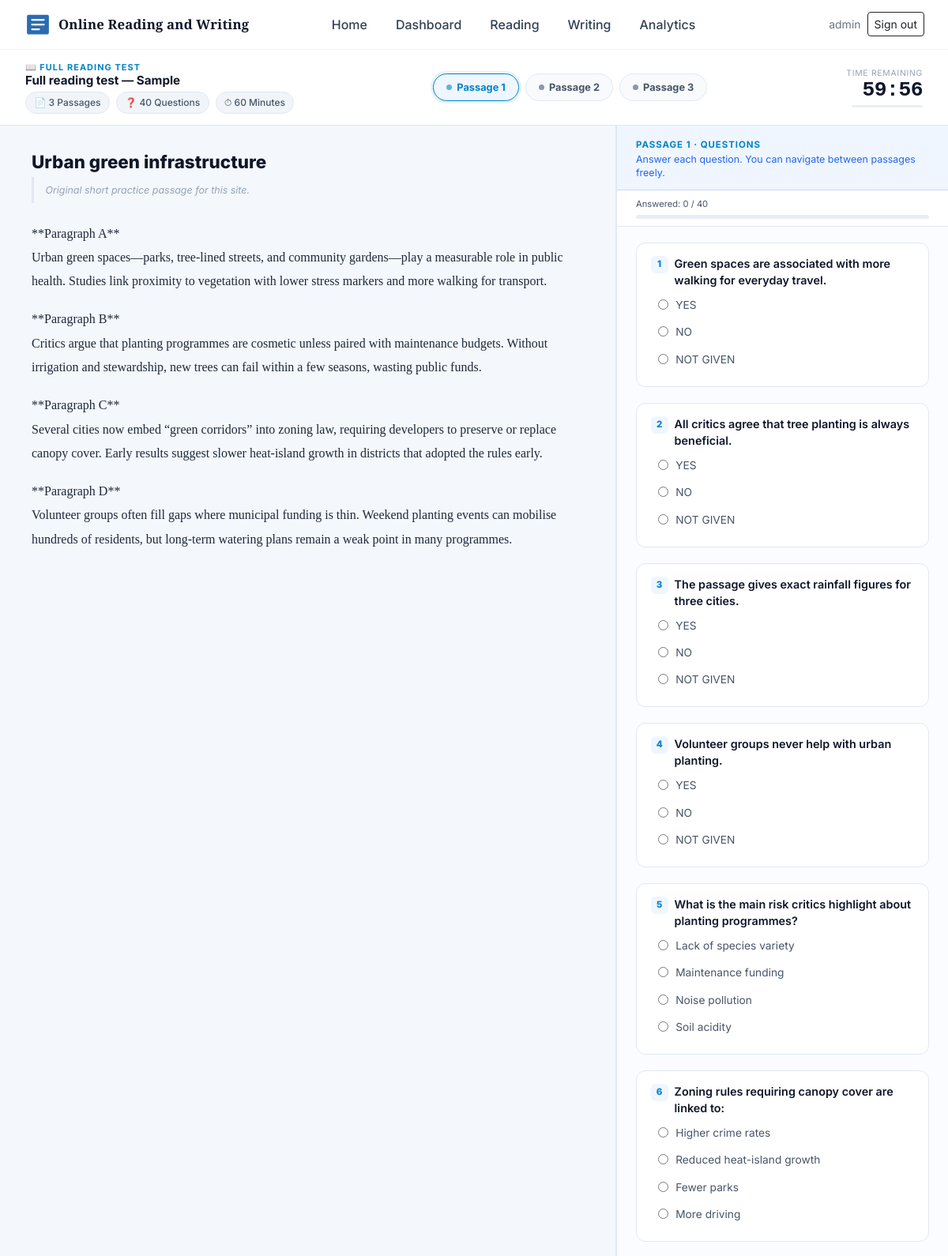
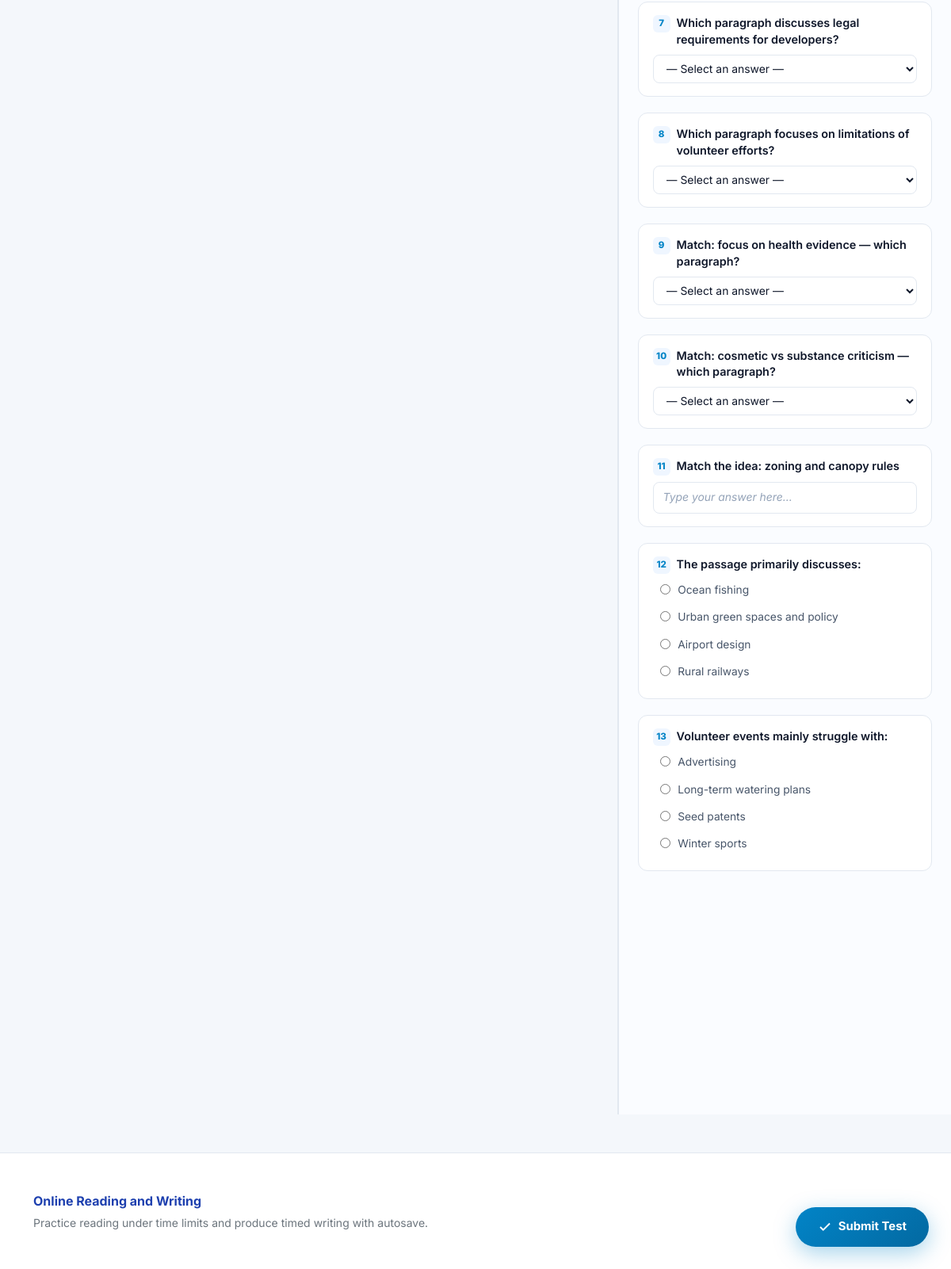
/reading/exam/5/ (signed in), run on the app's committed database (2 pictures, top to bottom).
### ielts/models.py (models this page shows, shortened)
class ReadingExam(models.Model):
    slug = models.SlugField(unique=True, max_length=80)
    title = models.CharField(max_length=200)
    description = models.TextField(blank=True)
    time_limit_minutes = models.IntegerField(default=60)

class ReadingExamSection(models.Model):
    exam = models.ForeignKey(ReadingExam, on_delete=models.CASCADE, related_name="sections")
    passage = models.ForeignKey(ReadingPassage, on_delete=models.CASCADE)
    order = models.PositiveSmallIntegerField(default=1)
    class Meta:
        ordering = ["exam", "order"]
        constraints = [
            models.UniqueConstraint(fields=["exam", "order"], name="unique_exam_section_order"),
        ]

class ReadingPassage(models.Model):
    title = models.CharField(max_length=200)
    content = models.TextField()
    source_note = models.CharField(max_length=300, blank=True)

class ReadingQuestion(models.Model):
    QUESTION_TYPES = (
        ("mcq", "Multiple Choice"),
        ("tfng", "True / False / Not Given"),
        ("ynng", "Yes / No / Not Given"),
        ("headings", "Matching Headings"),
        ("matching_info", "Matching Information"),
        ("match_features", "Matching Features"),
        ("sentence_endings", "Matching Sentence Endings"),
        ("sentence_completion", "Sentence Completion"),
        ("summary_completion", "Summary Completion"),
        ("note_completion", "Note / Table / Flow-chart Completion"),
        ("diagram_completion", "Diagram Label Completion"),
        ("short_answer", "Short Answer Questions"),
    )
    passage = models.ForeignKey(ReadingPassage, on_delete=models.CASCADE, related_name="questions")
    text = models.TextField()
    instruction = models.TextField(blank=True)
    word_limit = models.PositiveSmallIntegerField(null=True, blank=True)
    choices = models.JSONField(default=list, blank=True)
    correct_answer = models.TextField(blank=True)
    question_type = models.CharField(max_length=24, choices=QUESTION_TYPES, default="mcq")

### ielts/views.py (the view, shortened to what this page needs)
# urls.py: path("reading/exam/<int:exam_id>/", views.reading_exam_view, name="reading_exam"),
@login_required
def reading_exam_view(request, exam_id):
    ensure_sample_data()
    exam = get_object_or_404(
        ReadingExam.objects.prefetch_related(
            Prefetch(
                "sections",
                queryset=ReadingExamSection.objects.select_related("passage")
                .prefetch_related("passage__questions")
                .order_by("order"),
            )
        ),
        pk=exam_id,
    )
    sections = list(exam.sections.all())
    if not sections:
        messages.error(request, "This exam has no passages configured yet.")
        return redirect("ielts:reading_hub")
    all_questions = []
    for sec in sections:
        for q in sec.passage.questions.all():
            all_questions.append(q)
    exam_sections = []
    idx = 1
    for sec in sections:
        qs = list(sec.passage.questions.all())
        exam_sections.append({"section": sec, "questions": qs, "q_start": idx})
        idx += len(qs)
    return render(
        request,
        "ielts/reading_exam.html",
        {
            "exam": exam,
            "exam_sections": exam_sections,
            "total_questions": len(all_questions),
        },
    )

### ielts/academic_expanded_seed.py (called while the page is built)
def create_academic_expanded():
    pass

### ielts/sample_data.py (called while the page is built, shortened)
def _seed_writing_papers():
    t_ac1 = WritingTask.objects.filter(
        title="Academic Task 1 — Household internet access (line graph)"
    ).first()
    t_ac2 = WritingTask.objects.filter(title="Task 2 — Artificial intelligence in education").first()
    if t_ac1 and t_ac2:
        WritingPaper.objects.update_or_create(
            slug="full-academic",
            defaults={
                "title": "Full test — Academic (Task 1 + Task 2)",
                "task_one": t_ac1,
                "task_two": t_ac2,
                "time_limit_minutes": 60,
            },
        )

def _seed_full_sample_legacy():
    if ReadingExam.objects.filter(slug="full-sample").exists():
        return

def seed_if_needed():
    _seed_writing_tasks()
    _seed_writing_papers()
    _seed_full_sample_legacy()
    from .academic_expanded_seed import create_academic_expanded
    create_academic_expanded()

### ielts/views.py (called while the page is built, shortened)
def ensure_sample_data():
    from .sample_data import seed_if_needed
    seed_if_needed()

### ielts/templates/ielts/reading_exam.html (shortened to what this page needs)
{% extends 'ielts/base.html' %}
{% block content %}
<form method="post" id="re-form">
<header class="re-header" id="re-hdr">
  <div class="d-flex flex-wrap align-items-center gap-3 justify-content-between">
    <div>
      <div class="re-exam-kicker">📖 Full Reading Test</div>
      <div class="re-exam-title">{{ exam.title }}</div>
      <div class="d-flex flex-wrap gap-2 mt-1">
        <span class="re-meta-chip">📄 {{ exam_sections|length }} Passages</span>
        <span class="re-meta-chip">❓ {{ total_questions }} Questions</span>
        <span class="re-meta-chip">⏱ {{ exam.time_limit_minutes }} Minutes</span>
      </div>
    </div>
    <div class="re-tab-list">
      {% for row in exam_sections %}
      <button type="button"
        class="re-tab {% if forloop.first %}active{% endif %}"
        id="tab-{{ row.section.id }}"
        onclick="switchPassage({{ row.section.id }})">
        <span class="re-tab-dot"></span>
        Passage {{ row.section.order }}
      </button>
      {% endfor %}
    </div>
    <div class="re-timer-wrap">
      <div class="re-timer-label">Time Remaining</div>
      <div class="re-timer-val" id="re-timer">--:--</div>
      <div class="re-progress"><div class="re-progress-bar" id="re-bar" style="width:0%"></div></div>
    </div>
  </div>
</header>
<div class="re-body">
  <div class="re-passage-col" id="re-passage-area">
    {% for row in exam_sections %}
    <div class="re-pane {% if forloop.first %}active{% endif %}" id="pane-{{ row.section.id }}">
      <div class="re-passage-title">{{ row.section.passage.title }}</div>
      {% if row.section.passage.source_note %}
        <div class="re-passage-source">{{ row.section.passage.source_note }}</div>
      {% endif %}
      <div class="re-passage-body">{{ row.section.passage.content|linebreaks }}</div>
    </div>
    {% endfor %}
  </div>
  <div class="re-questions-col" id="re-q-col">
    <div class="re-q-header">
      <div class="re-q-header-title" id="re-q-section-label">Passage 1 · Questions</div>
      <div class="re-q-note">Answer each question. You can navigate between passages freely.</div>
    </div>
    <div class="re-q-progress-wrap">
      <div class="re-q-progress-label">Answered: <span id="re-answered">0</span> / {{ total_questions }}</div>
      <div class="re-q-progress-track"><div class="re-q-progress-fill" id="re-q-fill" style="width:0%"></div></div>
    </div>
    {% for row in exam_sections %}
    <div class="re-pane {% if forloop.first %}active{% endif %}" id="q-pane-{{ row.section.id }}">
      <div class="re-questions-body">
        {% for q in row.questions %}
          {% with label=row.q_start|add:forloop.counter0 %}
          <div class="re-q-card" id="block_q_{{ q.id }}">
            <div class="d-flex align-items-start mb-1">
              <span class="re-q-num">{{ label }}</span>
              <span class="re-q-text">{{ q.text }}</span>
            </div>
            {% if q.question_type == 'mcq' %}
              {% for opt in q.choices %}
              <div class="re-option">
                <input type="radio" name="q_{{ q.id }}" id="q{{ q.id }}_{{ forloop.counter }}" value="{{ opt }}" onchange="trackAnswered()">
                <label for="q{{ q.id }}_{{ forloop.counter }}">{{ opt }}</label>
              </div>
              {% endfor %}
            {% elif q.question_type == 'ynng' or q.question_type == 'tfng' %}
              {% if q.question_type == 'ynng' %}
                <div class="re-option">
                  <input type="radio" name="q_{{ q.id }}" id="q{{ q.id }}_1" value="YES" onchange="trackAnswered()">
                  <label for="q{{ q.id }}_1">YES</label>
                </div>
                <div class="re-option">
                  <input type="radio" name="q_{{ q.id }}" id="q{{ q.id }}_2" value="NO" onchange="trackAnswered()">
                  <label for="q{{ q.id }}_2">NO</label>
                </div>
                <div class="re-option">
                  <input type="radio" name="q_{{ q.id }}" id="q{{ q.id }}_3" value="NOT GIVEN" onchange="trackAnswered()">
                  <label for="q{{ q.id }}_3">NOT GIVEN</label>
                </div>
              {% endif %}
            {% elif q.question_type == 'headings' or q.question_type == 'matching_info' or q.question_type == 'match_features' or q.question_type == 'sentence_endings' %}
              <select name="q_{{ q.id }}" class="re-select mt-1" onchange="trackAnswered()">
                <option value="">— Select an answer —</option>
              </select>
            {% else %}
              <input type="text" name="q_{{ q.id }}" class="re-input mt-1"
                placeholder="Type your answer here…" onkeyup="trackAnswered()">
            {% endif %}
          </div>
          {% endwith %}
        {% endfor %}
      </div>
    </div>
    {% endfor %}
  </div>
</div>
</form>
<button id="re-fab" onclick="openModal()">
  <svg width="18" height="18" fill="none" stroke="currentColor" stroke-width="2.5" viewBox="0 0 24 24"><polyline points="20 6 9 17 4 12"/></svg>
  Submit Test
</button>
{% endblock %}

### ielts/templates/ielts/base.html (shortened to what this page needs)
<!doctype html>
{% load static %}
<html lang="en">
  <head>
    <link href="https://cdn.jsdelivr.net/npm/bootstrap@5.2.3/dist/css/bootstrap.min.css" rel="stylesheet">
    <link href="{% static 'ielts/css/style.css' %}?v={% now 'U' %}" rel="stylesheet">
  </head>
  <body class="{% block body_class %}{% endblock %}">
    <header class="site-header">
      <nav class="navbar navbar-expand-lg navbar-light container navbar-custom align-items-center py-2">
        <div class="d-flex align-items-center logo-wrap">
          <a class="navbar-brand d-flex align-items-center gap-2" href="{% url 'ielts:home' %}">
            <img src="{% static 'ielts/img/logo.svg' %}" alt="" width="36" height="36" class="rounded-1" onerror="this.style.display='none'">
            <span class="brand-title">Online Reading and Writing</span>
          </a>
        </div>
        <div class="collapse navbar-collapse" id="navMain">
          <ul class="navbar-nav mx-auto main-nav-nav my-2 my-lg-0">
            <li class="nav-item"><a class="nav-link" href="{% url 'ielts:home' %}">Home</a></li>
            {% if user.is_authenticated %}
              <li class="nav-item"><a class="nav-link" href="{% url 'ielts:dashboard' %}">Dashboard</a></li>
              <li class="nav-item"><a class="nav-link" href="{% url 'ielts:reading_hub' %}">Reading</a></li>
              <li class="nav-item"><a class="nav-link" href="{% url 'ielts:writing_hub' %}">Writing</a></li>
              <li class="nav-item"><a class="nav-link" href="{% url 'ielts:analytics' %}">Analytics</a></li>
            {% endif %}
          </ul>
          <div class="d-flex align-items-center gap-2 ms-lg-auto nav-auth">
            {% if user.is_authenticated %}
              <span class="text-muted small d-none d-sm-inline">{{ user.username }}</span>
              <a class="btn btn-sm btn-outline-dark" href="{% url 'ielts:logout' %}">Sign out</a>
            {% else %}
              <a class="btn btn-sm btn-outline-dark" href="{% url 'ielts:login' %}">Sign in</a>
              <a class="btn btn-sm btn-cta-nav px-3" href="{% url 'ielts:register' %}">Sign up</a>
            {% endif %}
          </div>
        </div>
      </nav>
    </header>
    <main class="container main-content">
      {% block content %}{% endblock %}
    </main>
    <footer class="site-footer mt-5 py-5">
      <div class="container">
        <div class="row align-items-center">
          <div class="col-md-8">
            <span class="footer-brand">Online Reading and Writing</span>
            <p class="small text-muted mb-0 mt-1">Practice reading under time limits and produce timed writing with autosave.</p>
          </div>
          <div class="col-md-4 text-md-end mt-3 mt-md-0">
            <span class="small text-muted">© {% now "Y" %}</span>
          </div>
        </div>
      </div>
    </footer>
  </body>
</html>

### ielts/static/ielts/css/style.css (style rules this page uses)
:root { --brand-1: #1e40af; --brand-2: #0d9488; --brand-accent: #f59e0b; --muted: #64748b; --bg: #ffffff; --card: #ffffff; --ink: #0f172a; --font-ui: "Inter", system-ui, -apple-system, sans-serif; --font-passage: "Source Serif 4", "Times New Roman", serif; --font-display: "Playfair Display", Georgia, serif; --text-passage-size: 1.0625rem; --text-passage-leading: 1.7; --passage-measure: 65ch; --result-ok-bg: #ecfdf5; --result-ok-border: #6ee7b7; --result-miss-bg: #fff7ed; --result-miss-border: #fdba74; }
body { font-family: var(--font-ui); background: var(--bg); color: var(--ink); font-size: 1rem; line-height: 1.55; }
.site-header { background: #ffffff; border-bottom: 1px solid #f1f5f9; }
.navbar-custom .navbar-brand, .navbar-custom .nav-link { color: #334155 !important; font-weight: 500; font-family: var(--font-ui); }
.brand-title { font-family: var(--font-display); font-weight: 700; letter-spacing: 0.01em; font-size: 1.15rem; color: var(--ink); }
@media (min-width: 992px) { .brand-title { font-size: 1.05rem; } }
.main-nav-nav { gap: 0.25rem 1.25rem; }
.main-content { padding-top: 2rem; padding-bottom: 3rem; max-width: 1140px; }
.site-footer { background: #fff; border-top: 1px solid #e2e8f0; }
.footer-brand { font-weight: 700; color: var(--brand-1); }

### data on the page
ReadingExam: title "Full reading test — Sample", time_limit_minutes "60"
ReadingExamSection: section.order "1", section.passage "Urban green infrastructure", section.passage.source_note "Original short practice passage for this site.", section.passage.content "**Paragraph A** Urban green spaces—parks, tree-lined streets, and community gardens—play a measurable role in public health. Studies link proximity to vegetation with lower stress markers and more walking for transport. **Paragraph B** Critics argue that planting programmes are cosmetic unless paired with maintenance budgets. Without irrigation and stewardship, new trees can fail within a few seasons, wasting public funds. **Paragraph C** Several cities now embed “green corridors” into zoning law, requiring developers to preserve or replace canopy cover. Early results suggest slower heat-island growth in districts that adopted the rules early. **Paragraph D** Volunteer groups often fill…"
ReadingExamSection: section.order "2"
ReadingExamSection: section.order "3"
ReadingQuestion: label "1", text "Green spaces are associated with more walking for everyday travel."
ReadingQuestion: label "2", text "All critics agree that tree planting is always beneficial."
ReadingQuestion: label "3", text "The passage gives exact rainfall figures for three cities."
ReadingQuestion: label "4", text "Volunteer groups never help with urban planting."
ReadingQuestion: label "5", text "What is the main risk critics highlight about planting programmes?", choices "Lack of species variety" "Maintenance funding" "Noise pollution" "Soil acidity"
ReadingQuestion: label "6", text "Zoning rules requiring canopy cover are linked to:", choices "Higher crime rates" "Reduced heat-island growth" "Fewer parks" "More driving"
ReadingQuestion: label "7", text "Which paragraph discusses legal requirements for developers?"
ReadingQuestion: label "8", text "Which paragraph focuses on limitations of volunteer efforts?"
ReadingQuestion: label "9", text "Match: focus on health evidence — which paragraph?"
ReadingQuestion: label "10", text "Match: cosmetic vs substance criticism — which paragraph?"
ReadingQuestion: label "11", text "Match the idea: zoning and canopy rules"
ReadingQuestion: label "12", text "The passage primarily discusses:", choices "Ocean fishing" "Urban green spaces and policy" "Airport design" "Rural railways"
ReadingQuestion: label "13", text "Volunteer events mainly struggle with:", choices "Advertising" "Long-term watering plans" "Seed patents" "Winter sports"

### other printed values
{{ user.username }} "admin"
{{ exam_sections|length }} "3"
{{ total_questions }} "40"
